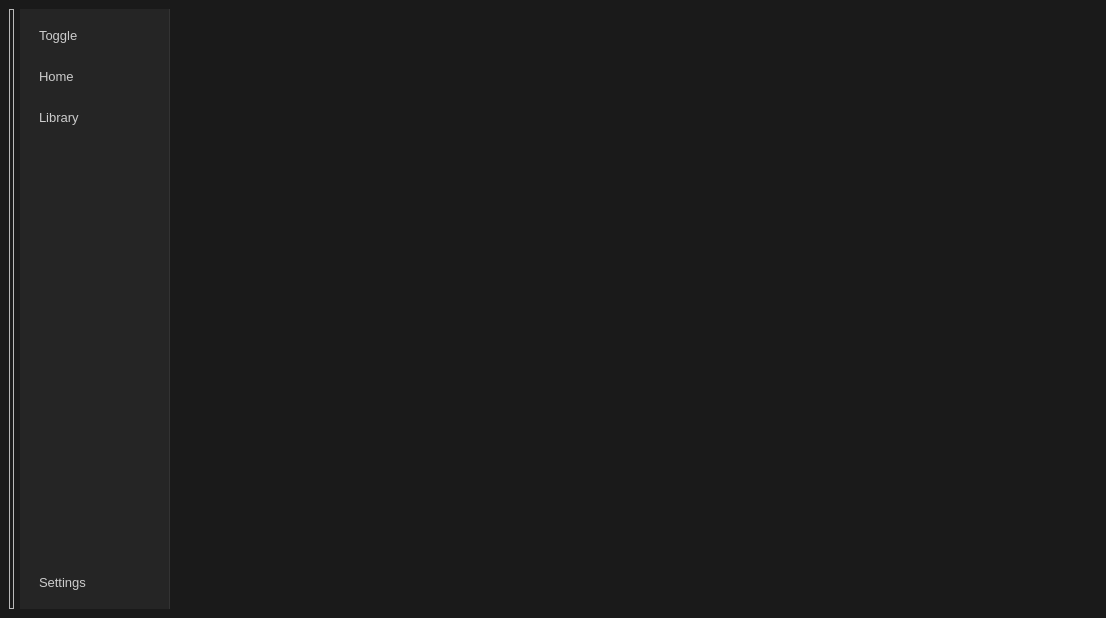
<?xml version="1.0" encoding="UTF-8"?>
<ui version="4.0">
 <class>MainWindow</class>
 <widget class="QMainWindow" name="MainWindow">
  <property name="geometry">
   <rect>
    <x>0</x>
    <y>0</y>
    <width>1106</width>
    <height>618</height>
   </rect>
  </property>
  <property name="windowTitle">
   <string>MainWindow</string>
  </property>
  <property name="styleSheet">
   <string notr="true">/* Fundo geral do App */
QMainWindow {
    background-color: #1a1a1a;
}

/* Estilo da Barra Lateral */
QFrame#frame_sidebar {
    background-color: #252525;
    border: none;
    border-right: 1px solid #333;
}

/* Botões da Barra Lateral */
QPushButton {
    background-color: transparent;
    color: #cccccc;
    border: none;
    border-radius: 5px;
    text-align: left;
    padding: 10px;
    font-size: 13px;
}

QPushButton:hover {
    background-color: #333333;
    color: white;
}

/* Destaque para o botão ativo (precisaremos de lógica Python depois) */
QPushButton:checked {
    background-color: #444444;
    border-left: 3px solid #0078d4;
}</string>
  </property>
  <widget class="QWidget" name="centralwidget">
   <layout class="QHBoxLayout" name="horizontalLayout">
    <item>
     <widget class="QFrame" name="frame_trigger">
      <property name="minimumSize">
       <size>
        <width>5</width>
        <height>0</height>
       </size>
      </property>
      <property name="maximumSize">
       <size>
        <width>10</width>
        <height>16777215</height>
       </size>
      </property>
      <property name="frameShape">
       <enum>QFrame::Shape::StyledPanel</enum>
      </property>
      <property name="frameShadow">
       <enum>QFrame::Shadow::Raised</enum>
      </property>
     </widget>
    </item>
    <item>
     <widget class="QFrame" name="frame_sidebar">
      <property name="minimumSize">
       <size>
        <width>150</width>
        <height>0</height>
       </size>
      </property>
      <property name="maximumSize">
       <size>
        <width>200</width>
        <height>16777215</height>
       </size>
      </property>
      <property name="frameShape">
       <enum>QFrame::Shape::StyledPanel</enum>
      </property>
      <property name="frameShadow">
       <enum>QFrame::Shadow::Raised</enum>
      </property>
      <layout class="QVBoxLayout" name="verticalLayout">
       <item>
        <widget class="QPushButton" name="btn_toggle">
         <property name="text">
          <string>Toggle</string>
         </property>
        </widget>
       </item>
       <item>
        <widget class="QPushButton" name="btn_home">
         <property name="text">
          <string>Home</string>
         </property>
        </widget>
       </item>
       <item>
        <widget class="QPushButton" name="btn_library">
         <property name="text">
          <string>Library</string>
         </property>
        </widget>
       </item>
       <item>
        <spacer name="verticalSpacer">
         <property name="orientation">
          <enum>Qt::Orientation::Vertical</enum>
         </property>
         <property name="sizeHint" stdset="0">
          <size>
           <width>20</width>
           <height>40</height>
          </size>
         </property>
        </spacer>
       </item>
       <item>
        <widget class="QPushButton" name="btn_settings">
         <property name="text">
          <string>Settings</string>
         </property>
        </widget>
       </item>
      </layout>
     </widget>
    </item>
    <item>
     <widget class="QStackedWidget" name="stacked_pages">
      <property name="currentIndex">
       <number>0</number>
      </property>
      <widget class="QWidget" name="page"/>
      <widget class="QWidget" name="page_2"/>
     </widget>
    </item>
   </layout>
  </widget>
 </widget>
 <resources/>
 <connections/>
</ui>
